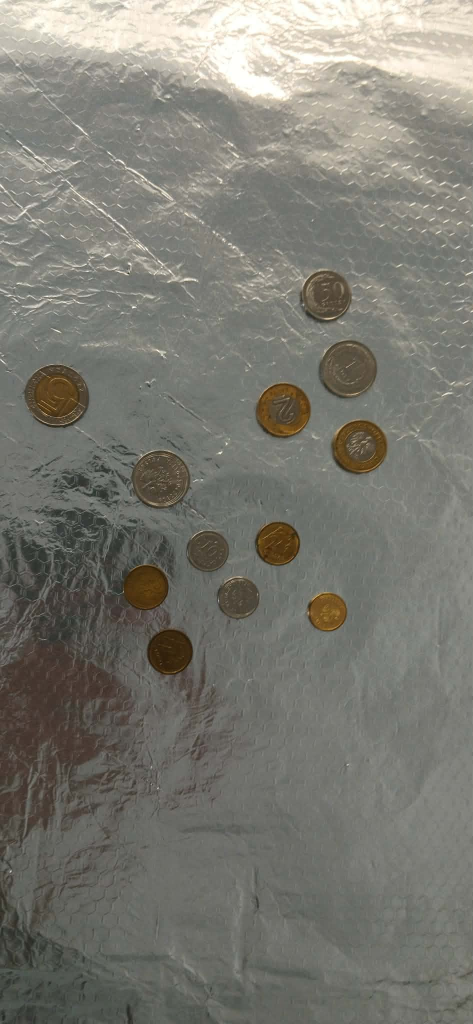
#> input picture L1/monety.jpg, 945 x 2048 px (shown at 1/2 size)
$ python lab1.py
#> lines starting #> are read from the running program, lines starting #| are printed output that depends on the picture; after the words box and inside, x2 and y2 are one past the last pixel; in counts of white or black regions, pixels touching at a corner belong together
import cv2
import numpy as np

def rozpoznaj_i_podlicz(sciezka_do_obrazu):
#> called with sciezka_do_obrazu = 'monety.jpg'
    img = cv2.imread(sciezka_do_obrazu)
#> img is the input picture: shape (2048, 945, 3); mean B, G, R 113.6, 121.6, 122.5
    if img is None:
        print("Nie znaleziono pliku obrazu!")
        return

    # 1. STANDARYZACJA ROZMIARU
    wysokosc, szerokosc = img.shape[:2]
#> wysokosc = 2048; szerokosc = 945
    docelowa_szerokosc = 800
    skala = docelowa_szerokosc / szerokosc
#> skala = 0.847
    img = cv2.resize(img, (docelowa_szerokosc, int(wysokosc * skala)))
#> img: shape (1733, 800, 3)
    output = img.copy()

    # 2. PRZETWARZANIE
    gray = cv2.cvtColor(img, cv2.COLOR_BGR2GRAY)
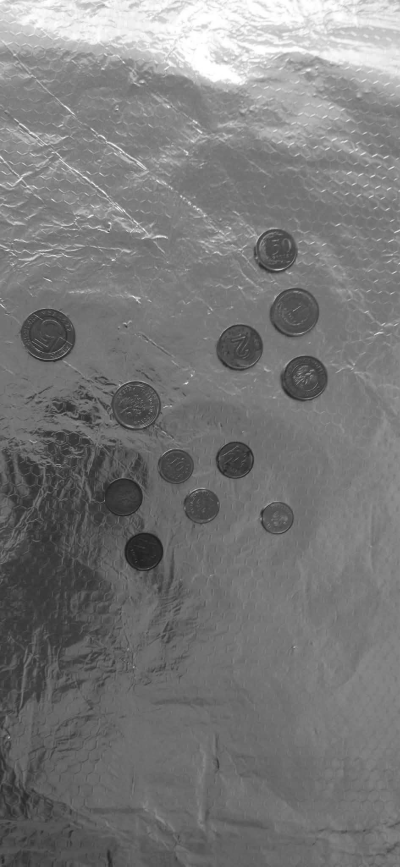
#> gray: shape (1733, 800) (shown at 1/2 size); min 18, max 255, mean 120.9
    blurred = cv2.medianBlur(gray, 13)

    # 3. DETEKCJA OKRĘGÓW
    circles = cv2.HoughCircles(
        blurred,
        cv2.HOUGH_GRADIENT,
        dp=1.2,
        minDist=35,
        param1=45,
        param2=30,
        minRadius=14,
        maxRadius=55
    )
#> circles = 14 rows, first 8: [287.4, 1103.4, 38.6], [94.2, 671.4, 54.32], [471, 918.6, 36.32], [588.6, 623.4, 49.4], [551.4, 499.8, 41.96], [480.6, 694.2, 45.92], [246.6, 994.2, 37.64], [271.8, 813, 50.36]

    # 4. BAZA MONET Z KOLORAMI ŚRODKA
    monety_pl = [
        {"val": 5.0,  "d": 24.0, "name": "5zl",  "srodek": "srebrny"},
        {"val": 1.0,  "d": 22.7, "name": "1zl",  "srodek": "srebrny"},
        {"val": 2.0,  "d": 21.5, "name": "2zl",  "srodek": "zloty"},
        {"val": 0.5,  "d": 20.5, "name": "50gr", "srodek": "srebrny"},
        {"val": 0.2,  "d": 18.5, "name": "20gr", "srodek": "srebrny"},
        {"val": 0.1,  "d": 16.5, "name": "10gr", "srodek": "srebrny"},
        {"val": 0.05, "d": 19.5, "name": "5gr",  "srodek": "zloty"},
        {"val": 0.02, "d": 17.5, "name": "2gr",  "srodek": "zloty"},
        {"val": 0.01, "d": 15.5, "name": "1gr",  "srodek": "zloty"}
    ]

    if circles is not None:
        circles = np.round(circles[0, :]).astype("int")
#> circles = 14 rows, first 8: [287, 1103, 39], [94, 671, 54], [471, 919, 36], [589, 623, 49], [551, 500, 42], [481, 694, 46], [247, 994, 38], [272, 813, 50]
        circles = sorted(circles, key=lambda x: x[2], reverse=True)
#> circles = [[94, 671, 54], [272, 813, 50], [589, 623, 49], [481, 694, 46], [610, 755, 45], [551, 500, 42], [287, 1103, 39], [247, 994, 38], [471, 919, 36], [401, 1013, 34], [355, 932, 33], [556, 1035, 32], [159, 904, 23], [170, 805, 17]]

        max_r_px = circles[0][2]
#> max_r_px = 54
        skala_px_na_mm = (max_r_px * 2) / 24.0
#> skala_px_na_mm = 4.5

        suma_calkowita = 0.0

        for i, (x, y, r) in enumerate(circles):
            srednica_px = r * 2
            srednica_mm = srednica_px / skala_px_na_mm

            # --- NOWE, ODPORNE ROZPOZNAWANIE KOLORU ---
            mask = np.zeros(img.shape[:2], dtype="uint8")
            # Wycinamy mniejszy fragment środka (0.4), by nie łapać pierścieni bimetalowych
            cv2.circle(mask, (x, y), int(r * 0.4), 255, -1)

            # Obliczamy średnie B, G, R wewnątrz monety
            mean_bgr = cv2.mean(img, mask=mask)
            b, g, red = mean_bgr[0], mean_bgr[1], mean_bgr[2]

            # Matematyka: miedź i mosiądz odbijają o co najmniej 15% więcej czerwieni niż niebieskiego.
            ratio_red_to_blue = red / (b + 1e-5) # 1e-5 zapobiega dzieleniu przez zero

            if ratio_red_to_blue > 1.15:
                wykryty_srodek = "zloty"
                kolor_ramki = (0, 215, 255)
            else:
                wykryty_srodek = "srebrny"
                kolor_ramki = (192, 192, 192)

            # Filtrujemy bazę i dobieramy
            kandydaci = [m for m in monety_pl if m["srodek"] == wykryty_srodek]

            if not kandydaci:
                continue

            match = min(kandydaci, key=lambda m: abs(m["d"] - srednica_mm))

            # Margines tolerancji lekko zwiększony (do 4.0), żeby uodpornić kod na odkształcenia
            if abs(match["d"] - srednica_mm) > 4.0:
                continue

            suma_calkowita += match["val"]

            cv2.circle(output, (x, y), r, kolor_ramki, 2)
            cv2.rectangle(output, (x-25, y-15), (x+35, y+5), (0,0,0), -1)
            cv2.putText(output, match['name'], (x-20, y),
                        cv2.FONT_HERSHEY_SIMPLEX, 0.5, kolor_ramki, 1)
#> this loop made 14 passes
#> (x, y, r, srednica_px, srednica_mm, mean_bgr, b, g) on passes 1 to 10: (94, 671, 54, 108, 24, (32.83, 68.48, 93.77, 0), 32.83, 68.48), (272, 813, 50, 100, 22.22, (60.49, 77.14, 85.82, 0), 60.49, 77.14), (589, 623, 49, 98, 21.78, (66.66, 83.5, 91.44, 0), 66.66, 83.5), (481, 694, 46, 92, 20.44, (54.72, 72.92, 84.88, 0), 54.72, 72.92), (610, 755, 45, 90, 20, (70.89, 90.4, 102.2, 0), 70.89, 90.4), (551, 500, 42, 84, 18.67, (61.48, 77.03, 89.03, 0), 61.48, 77.03), (287, 1103, 39, 78, 17.33, (14.2, 37.42, 54.54, 0), 14.2, 37.42), (247, 994, 38, 76, 16.89, (16.9, 57.57, 84.39, 0), 16.9, 57.57), (471, 919, 36, 72, 16, (21.06, 56.91, 84.07, 0), 21.06, 56.91), (401, 1013, 34, 68, 15.11, (59.58, 72.62, 80.52, 0), 59.58, 72.62)
#> (x, y, r, srednica_px, srednica_mm, mean_bgr, b, g) on passes 13 to 14: (159, 904, 23, 46, 10.22, (74.76, 80.76, 75.77, 0), 74.76, 80.76), (170, 805, 17, 34, 7.56, (99.35, 105.4, 100.4, 0), 99.35, 105.4)
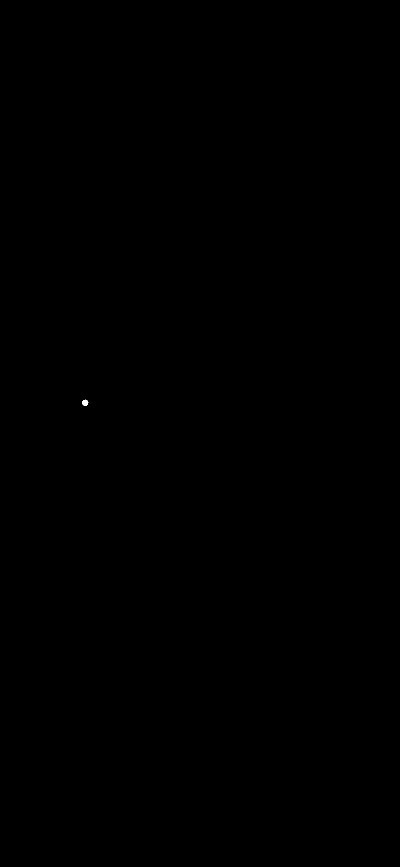
#> mask: shape (1733, 800) (shown at 1/2 size); 0.01% white; 1 white region, box (x1, y1, x2, y2) and area: (164, 799, 177, 812) 113
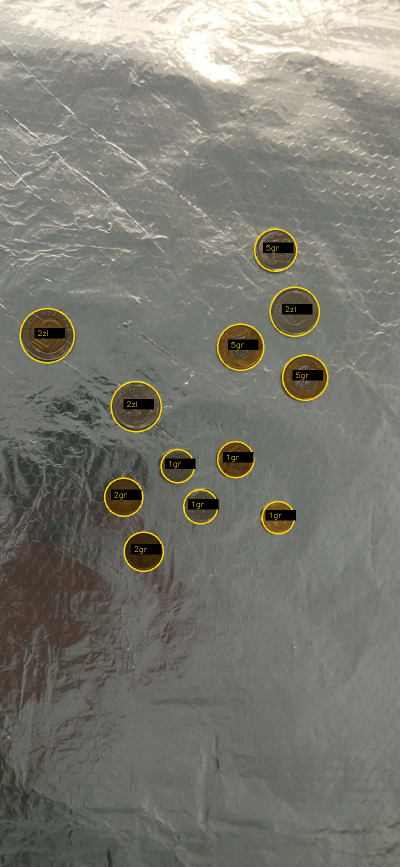
#> output: shape (1733, 800, 3) (shown at 1/2 size); mean B, G, R 112.5, 121.7, 122.7
#> after the loop, suma_calkowita = 6.23

        print(f"Wykryto {len(circles)} monet.")
#| Wykryto 14 monet.
        print(f"Łączna kwota: {suma_calkowita:.2f} PLN")
#| Łączna kwota: 6.23 PLN

        cv2.putText(output, f"SUMA: {suma_calkowita:.2f} PLN", (20, 50),
                    cv2.FONT_HERSHEY_SIMPLEX, 1.2, (0, 0, 255), 3)
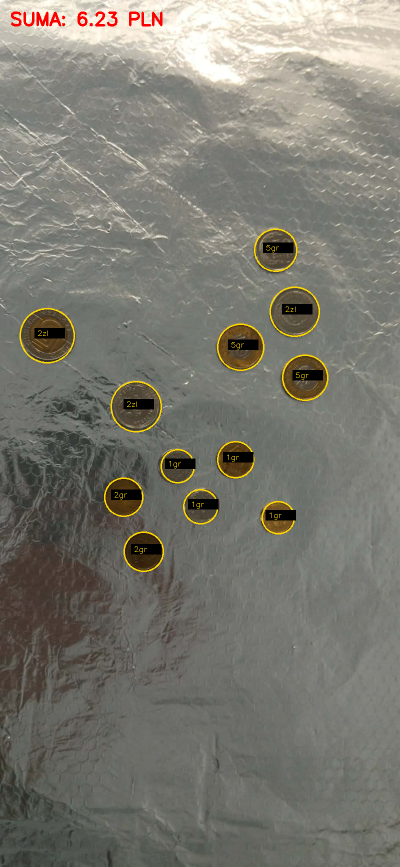
#> output: shape (1733, 800, 3) (shown at 1/2 size); 0.25% of pixels changed, all inside (x1, y1, x2, y2) = (22, 23, 325, 53)

        cv2.imshow("Wynik Rozpoznawania (Nowy Kolor)", output)
        cv2.waitKey(0)
        cv2.destroyAllWindows()
    else:
        print("Nie wykryto monet.")

rozpoznaj_i_podlicz('monety.jpg')
